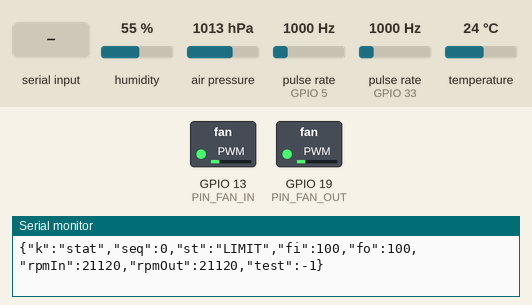
The sketch below on a simulated ESP32. Shown: switched loads named in the sketch (green lamp = pin HIGH), the last lines printed to the serial monitor. Wiring (inferred from the names in the program): 2 × pulse sensor: data GPIO 5 / data GPIO 33. The inputs (shaded band) are chosen by the test bench; at power-on: humidity 55 %, air pressure 1013 hPa, pulse rate (sensors on GPIO 5, GPIO 33) 1000 Hz, temperature 24 °C.

Above: at 1.5 s.
1.6 s: "T 600\n" received over Serial
At 2.2 s:
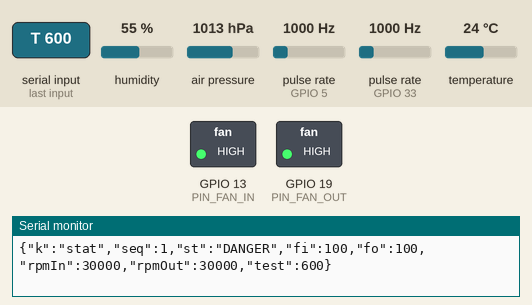
3.1 s: "T 90\n" received over Serial
At 4.5 s:
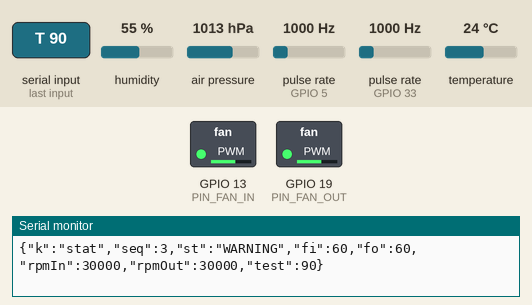
Timing chart, 0 to 7.6 s (numbered marks = the images above; inputs shaded):
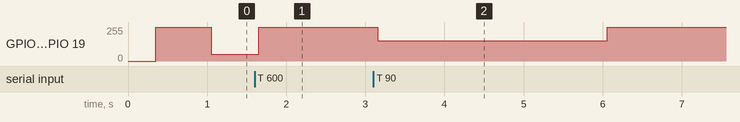

The sketch:

T08_cleanbox_fw.ino
```cpp
// T08_cleanbox_fw — Jetson Orin Nano 연동용 통합 펌웨어 (ESP32 1대)
//   1 s: BME280 + PMS5003 + 팬 Tach(rpm) 읽어 JSON 두 줄 USB 송신
//   100 ms: 안전 우선순위표 → 팬 적용   (LIMIT > DANGER > WARNING > Jetson 명령 > LOCAL)
//   USB 수신: "C fi fo"     (예 "C 20 20" = 흡기 20 % 배기 20 %) · 유효시간 3 s
//             "T pm25"      (예 "T 600" = 시험용 PM2.5 값 주입 · "T -1"로 해제)
//             "E type [note]" (실험 이벤트 마커, 예 "E supply_start" · "E supply_end" ·
//                              EXPERIMENT_PLAN.md 2절의 공급 시작·종료 마커로 사용)
// 가열패드·부저·LED는 배선하지 않기로 함(2026-09-28) — 관련 코드 전부 제거.
// 라이브러리: Adafruit BME280 + Adafruit Unified Sensor + Adafruit BusIO · PMS5003은 직접 파싱 · JSON은 printf로 생성
//
// 핀맵은 embedded/new_fan/new_fan_t/new_fan_t.ino에서 검증된 것과 동일(2026-09-27 확정):
//   팬 PWM(노란선)  흡기 → 13 · 배기 → 19
//   팬 Tach(파란선) 흡기 → 5 (GPIO32는 흡기+배기 동시 구동 시 rpm 노이즈 있어 이동, GPIO5는
//                            부팅 스트래핑 핀이지만 Tach는 입력이라 실사용 문제 없음 확인됨) · 배기 → 33
//   BME280   SDA(파란선) → 21 · SCL(노란선) → 23 (I2C, 0x76/0x77 자동 탐색)
//   PMS5003  RX(ESP32측, PMS TX에 연결) → 14 · TX(ESP32측, PMS RX에 연결) → 27 (UART2, 9600bps)
//   !! Tach를 GPIO34·35·36·39에 꽂지 말 것(입력 전용, 풀업 없어 노이즈만 읽힘).
//   !! GPIO2는 PMS UART에 쓰지 말 것(부팅 스트래핑, 업로드 막힘).
//   !! GND는 ESP32·팬·BME280·PMS5003 전부 공통으로 묶을 것.
#include <Wire.h>
#include <Adafruit_Sensor.h>
#include <Adafruit_BME280.h>
#include <HardwareSerial.h>

// ---- 핀 ----
const int PIN_SDA = 21, PIN_SCL = 23;
const int PIN_PMS_RX = 14, PIN_PMS_TX = 27;
const int PIN_FAN_IN = 13, PIN_FAN_OUT = 19;
const int PIN_TACH_IN = 5, PIN_TACH_OUT = 33;
const uint32_t PWM_FREQ = 25000;   // 4핀 PC 팬 규격 25 kHz — new_fan_t와 동일
const uint8_t  PWM_RES  = 11;
const uint32_t DUTY_MAX = (1u << PWM_RES) - 1;

// 25 kHz PWM 스위칭이 Tach 선에 실려 가짜 엣지가 섞인다(new_fan_t에서 실측 확인).
// 진짜 펄스 간격은 7000 rpm에서도 4.3 ms라, 1 ms보다 빨리 온 엣지는 노이즈로 버린다.
const uint32_t MIN_PULSE_US = 1000;

// ---- 기준 (실측 뒤 조정) ----
const float    T_LIMIT   = 40.0f;
const uint16_t PM_WARN   = 50;
const uint16_t PM_DANGER = 500;
const uint32_t CMD_TTL_MS = 3000;
const uint32_t PMS_STALE_MS = 6000; // PMS5003 안정 모드 출력 간격이 최대 2.3 s → 2회 연속 누락(≈4.6 s)까지 정상으로 봄
const bool PMS_REQUIRED = true;     // PMS5003 배선·동작 확인 완료(2026-09-27) — 무응답 시 LIMIT으로 감

Adafruit_BME280 bme;
bool bmeOk = false;
HardwareSerial pms(2);

volatile uint32_t tachCntIn = 0, tachCntOut = 0;
volatile uint32_t lastEdgeIn = 0, lastEdgeOut = 0;
void IRAM_ATTR isrTachIn() {
  uint32_t now = micros();
  if (now - lastEdgeIn < MIN_PULSE_US) return;
  lastEdgeIn = now;
  tachCntIn++;
}
void IRAM_ATTR isrTachOut() {
  uint32_t now = micros();
  if (now - lastEdgeOut < MIN_PULSE_US) return;
  lastEdgeOut = now;
  tachCntOut++;
}

struct Sens { float t = NAN, rh = NAN, p = NAN; uint16_t pm1 = 0, pm25 = 0, pm10 = 0; uint8_t err = 0; uint32_t pmsAt = 0; } S;
struct Cmd  { int fi = 0, fo = 0; uint32_t at = 0; } C;
int testPm25 = -1;
enum State { NORMAL, LOCAL, WARNING, DANGER, LIMIT } st = LOCAL;
const char *stName[] = {"NORMAL", "LOCAL", "WARNING", "DANGER", "LIMIT"};
int outFi = 0, outFo = 0;
uint32_t seq = 0;

// ---- PMS5003 (T04·new_fan_t와 동일 파싱) ----
bool pmsRead() {
  while (pms.available() >= 32) {
    if (pms.read() != 0x42 || pms.peek() != 0x4D) continue;
    pms.read();
    uint8_t b[30] = {0x42, 0x4D};
    if (pms.readBytes(b + 2, 28) != 28) return false;
    uint16_t rx = ((uint16_t)pms.read() << 8) | pms.read(), sum = 0;
    for (int i = 0; i < 30; i++) sum += b[i];
    if (sum != rx) return false;
    S.pm1  = (b[10] << 8) | b[11];   // data4~6 = 대기환경용 PM1 / PM2.5 / PM10
    S.pm25 = (b[12] << 8) | b[13];
    S.pm10 = (b[14] << 8) | b[15];
    S.pmsAt = millis();
    return true;
  }
  return false;
}

void applyOut() {
  ledcWrite(PIN_FAN_IN,  DUTY_MAX * outFi / 100);
  ledcWrite(PIN_FAN_OUT, DUTY_MAX * outFo / 100);
}

void decide() {
  uint16_t pm = (testPm25 >= 0) ? (uint16_t)testPm25 : S.pm25;
  bool pmsStale = PMS_REQUIRED && (millis() - S.pmsAt > PMS_STALE_MS);
  bool cmdFresh = C.at && (millis() - C.at <= CMD_TTL_MS);
  if (isnan(S.t) || S.t >= T_LIMIT || pmsStale)   { st = LIMIT;   outFi = 100; outFo = 100; }
  else if (pm >= PM_DANGER)                        { st = DANGER;  outFi = 100; outFo = 100; }
  else if (pm > PM_WARN)                           { st = WARNING; outFi = 60;  outFo = 60;  }
  else if (cmdFresh)                               { st = NORMAL;  outFi = C.fi; outFo = C.fo; }
  else                                             { st = LOCAL;   outFi = 20;  outFo = 20;  }  // 명령 없음 → 순환만
  applyOut();
}

void readLine() {
  static char buf[64]; static int n = 0;
  while (Serial.available()) {
    char ch = Serial.read();
    if (ch == '\n' || ch == '\r') {
      buf[n] = 0; n = 0;
      int a, b;
      if (sscanf(buf, "C %d %d", &a, &b) == 2) { C.fi = constrain(a, 0, 100); C.fo = constrain(b, 0, 100); C.at = millis(); }
      else if (sscanf(buf, "T %d", &a) == 1) testPm25 = a;
      else if (buf[0] == 'E' && buf[1] == ' ') {
        // E <type> [note...] — 실험 이벤트 마커. EXPERIMENT_PLAN.md 2절 공급 시작·종료 등에 사용.
        char *type = buf + 2;
        while (*type == ' ') type++;
        char *note = type;
        while (*note && *note != ' ') note++;
        if (*note) { *note = 0; note++; while (*note == ' ') note++; }
        Serial.printf("{\"k\":\"evt\",\"seq\":%lu,\"ms\":%lu,\"type\":\"%s\",\"note\":\"%s\"}\n",
                      (unsigned long)seq, (unsigned long)millis(), type, note);
      }
    } else if (n < 63) buf[n++] = ch;
  }
}

void setup() {
  Serial.begin(115200);
  delay(300);
  ledcAttach(PIN_FAN_IN,  PWM_FREQ, PWM_RES);
  ledcAttach(PIN_FAN_OUT, PWM_FREQ, PWM_RES);
  pinMode(PIN_TACH_IN,  INPUT_PULLUP);   // 오픈 컬렉터 Tach 기준 · 3.3 V 내부 풀업
  pinMode(PIN_TACH_OUT, INPUT_PULLUP);
  attachInterrupt(digitalPinToInterrupt(PIN_TACH_IN),  isrTachIn,  FALLING);
  attachInterrupt(digitalPinToInterrupt(PIN_TACH_OUT), isrTachOut, FALLING);

  Wire.begin(PIN_SDA, PIN_SCL, 100000);
  delay(50);   // 콜드부팅 직후 I2C 첫 트랜잭션이 가끔 실패해서 약간의 정착 시간 + 재시도를 둠
  for (int attempt = 0; attempt < 5 && !bmeOk; attempt++) {
    bmeOk = bme.begin(0x76, &Wire) || bme.begin(0x77, &Wire);
    if (!bmeOk) delay(50);
  }
  if (bmeOk) bme.setSampling(Adafruit_BME280::MODE_FORCED);
  else S.err |= 1;
  pms.begin(9600, SERIAL_8N1, PIN_PMS_RX, PIN_PMS_TX);

  Serial.printf("{\"k\":\"boot\",\"fw\":\"T08\",\"pins\":\"sda21 scl23 pms14/27 fan13/19 tach5/33\",\"pmsRequired\":%s,\"bme\":%s}\n",
                PMS_REQUIRED ? "true" : "false", bmeOk ? "true" : "false");
}

void loop() {
  static uint32_t t100 = 0, t1000 = 0;
  readLine();
  pmsRead();
  if (millis() - t100 >= 100) { t100 = millis(); decide(); }
  if (millis() - t1000 >= 1000) {
    t1000 = millis();
    if (bmeOk) {
      bme.takeForcedMeasurement();
      float t = bme.readTemperature(), rh = bme.readHumidity(), p = bme.readPressure() / 100.0f;
      // I2C 노이즈로 깨진 읽기(예: 183C·습도100%·음압) 필터 — 물리적으로 말이 안 되면 이번 샘플은 버림
      bool valid = !(t < -40 || t > 85 || rh < 0 || rh > 100 || p < 300 || p > 1100);
      if (valid) { S.t = t; S.rh = rh; S.p = p; S.err &= ~(uint8_t)4; }
      else S.err |= 4;
    }
    uint8_t err = S.err | ((millis() - S.pmsAt > PMS_STALE_MS) ? 2 : 0);
    // Tach: 이 1초 동안 쌓인 펄스 수를 읽고 즉시 리셋 (일반 PC 팬은 회전 1회당 펄스 2개 → rpm = 펄스/초 × 30)
    uint32_t rpmIn = tachCntIn * 30, rpmOut = tachCntOut * 30;
    tachCntIn = 0; tachCntOut = 0;
    // NaN은 JSON에 없으므로 센서 오류 시 -99로 표시 (err 비트 1=BME 미감지·4=읽기값 이상과 함께 봄)
    Serial.printf("{\"k\":\"sens\",\"seq\":%lu,\"t\":%.2f,\"rh\":%.1f,\"p\":%.0f,\"pm1\":%u,\"pm25\":%u,\"pm10\":%u,\"err\":%u}\n",
                  (unsigned long)seq, isnan(S.t) ? -99.0f : S.t, isnan(S.rh) ? -99.0f : S.rh, isnan(S.p) ? -99.0f : S.p,
                  (unsigned)S.pm1, (unsigned)S.pm25, (unsigned)S.pm10, (unsigned)err);
    Serial.printf("{\"k\":\"stat\",\"seq\":%lu,\"st\":\"%s\",\"fi\":%d,\"fo\":%d,\"rpmIn\":%lu,\"rpmOut\":%lu,\"test\":%d}\n",
                  (unsigned long)seq, stName[st], outFi, outFo, (unsigned long)rpmIn, (unsigned long)rpmOut, testPm25);
    seq++;
  }
}
```

Measured:
- after the input at 1.6 s, GPIO 13 (PIN_FAN_IN), GPIO 19 (PIN_FAN_OUT): 51/255 → 255/255 after 0.06 s
- after the input at 3.1 s, GPIO 13 (PIN_FAN_IN), GPIO 19 (PIN_FAN_OUT): 255/255 → 153/255 after 0.06 s, → 255/255 2.9 s later
